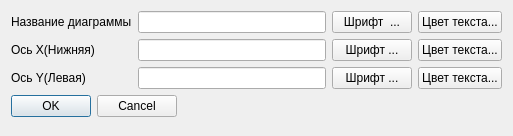
<?xml version="1.0" encoding="UTF-8"?>
<ui version="4.0">
 <class>DialogDiagramSettings</class>
 <widget class="QDialog" name="DialogDiagramSettings">
  <property name="geometry">
   <rect>
    <x>0</x>
    <y>0</y>
    <width>513</width>
    <height>136</height>
   </rect>
  </property>
  <property name="windowTitle">
   <string>Настройки диаграммы</string>
  </property>
  <layout class="QGridLayout" name="gridLayout_2">
   <item row="0" column="0">
    <layout class="QVBoxLayout" name="verticalLayout">
     <item>
      <layout class="QGridLayout" name="gridLayout">
       <item row="0" column="0">
        <widget class="QLabel" name="label">
         <property name="text">
          <string>Название диаграммы</string>
         </property>
        </widget>
       </item>
       <item row="0" column="1">
        <widget class="QLineEdit" name="lineEditTitleText"/>
       </item>
       <item row="0" column="2">
        <widget class="QPushButton" name="pushButtonTitleFont">
         <property name="text">
          <string>Шрифт  ...</string>
         </property>
        </widget>
       </item>
       <item row="0" column="3">
        <widget class="QPushButton" name="pushButtonTitleTextColor">
         <property name="text">
          <string>Цвет текста...</string>
         </property>
        </widget>
       </item>
       <item row="1" column="0">
        <widget class="QLabel" name="label_2">
         <property name="text">
          <string>Ось X(Нижняя)</string>
         </property>
        </widget>
       </item>
       <item row="1" column="1">
        <widget class="QLineEdit" name="lineEditLeftAxisLabel"/>
       </item>
       <item row="1" column="2">
        <widget class="QPushButton" name="pushButtonBottomAxisFont">
         <property name="text">
          <string>Шрифт ...</string>
         </property>
        </widget>
       </item>
       <item row="1" column="3">
        <widget class="QPushButton" name="pushButtonBottomAxisLabelTextColor">
         <property name="text">
          <string>Цвет текста...</string>
         </property>
        </widget>
       </item>
       <item row="2" column="0">
        <widget class="QLabel" name="label_3">
         <property name="text">
          <string>Ось Y(Левая)</string>
         </property>
        </widget>
       </item>
       <item row="2" column="1">
        <widget class="QLineEdit" name="lineEditBottomAxisLabel"/>
       </item>
       <item row="2" column="2">
        <widget class="QPushButton" name="pushButtonLeftAxisFont">
         <property name="text">
          <string>Шрифт ...</string>
         </property>
        </widget>
       </item>
       <item row="2" column="3">
        <widget class="QPushButton" name="pushButtonLeftAxisLabelTextColor">
         <property name="text">
          <string>Цвет текста...</string>
         </property>
        </widget>
       </item>
      </layout>
     </item>
     <item>
      <layout class="QFormLayout" name="formLayout">
       <item row="0" column="0">
        <widget class="QDialogButtonBox" name="buttonBox">
         <property name="standardButtons">
          <set>QDialogButtonBox::Cancel|QDialogButtonBox::Ok</set>
         </property>
        </widget>
       </item>
       <item row="0" column="1">
        <spacer name="horizontalSpacer">
         <property name="orientation">
          <enum>Qt::Horizontal</enum>
         </property>
         <property name="sizeHint" stdset="0">
          <size>
           <width>40</width>
           <height>20</height>
          </size>
         </property>
        </spacer>
       </item>
      </layout>
     </item>
    </layout>
   </item>
  </layout>
 </widget>
 <resources/>
 <connections/>
</ui>
